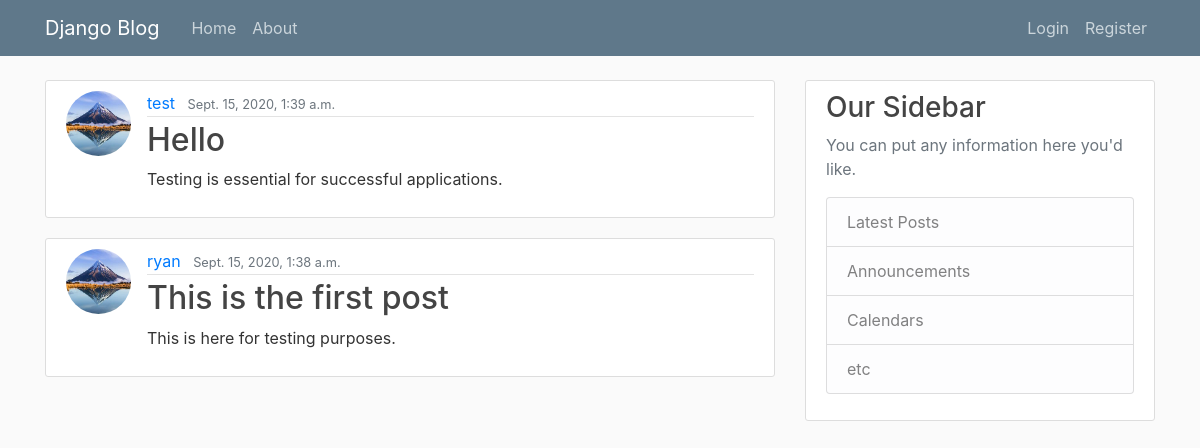
The page / on the database its author committed.
### blog/models.py (models this page shows, shortened)
class Post(models.Model):
	title = models.CharField(max_length = 100)
	content = models.TextField()
	date_posted = models.DateTimeField(default = timezone.now)
	author = models.ForeignKey(User, on_delete = models.CASCADE)

### users/models.py (models this page shows, shortened)
class Profile(models.Model):
    user = models.OneToOneField(User, on_delete=models.CASCADE)
    image = models.ImageField(default='default.jpg', upload_to='profile_pics')

### blog/views.py (the view)
# urls.py: path('', PostListView.as_view(), name = 'blog-home'),
class PostListView(ListView):
	model = Post
	template_name = 'blog/home.html'
	context_object_name = 'posts'
	ordering = ['-date_posted']
	paginate_by = 5

### blog/templates/blog/home.html (shortened to what this page needs)
{% extends "blog/base.html" %}
{% block Content %}
	{% for post in posts %}
	<article class="media content-section">
        <img class = "rounded-circle article-img" src="{{ post.author.profile.image.url }}">
    <div class="media-body">
        <div class="article-metadata">
            <a class="mr-2" href="{% url 'user-posts' post.author.username %}">{{post.author}}</a>
            <small class="text-muted">{{post.date_posted}}</small>
        </div>
        <h2><a class="article-title" href="{% url 'post-detail' post.id %}">{{ post.title }}</a></h2>
        <p class="article-content">{{ post.content }}</p>
    </div>
</article>
	{% endfor %}
{%endblock Content%}

### blog/static/blog/main.css (style rules this page uses)
body { background: #fafafa; color: #333333; margin-top: 5rem; }
h1, h2, h3, h4, h5, h6 { color: #444444; }
.content-section { background: #ffffff; padding: 10px 20px; border: 1px solid #dddddd; border-radius: 3px; margin-bottom: 20px; }
.article-title { color: #444444; }
.article-content { white-space: pre-line; }
.article-img { height: 65px; width: 65px; margin-right: 16px; }
.article-metadata { padding-bottom: 1px; margin-bottom: 4px; border-bottom: 1px solid #e3e3e3 }

### rows shown on the page
Post: author.profile.image (placeholder picture), author "test", date_posted "Sept. 15, 2020, 1:39 a.m.", title "Hello", content "Testing is essential for successful applications."
Post: author.profile.image (picture), author "ryan", date_posted "Sept. 15, 2020, 1:38 a.m.", title "This is the first post", content "This is here for testing purposes."
